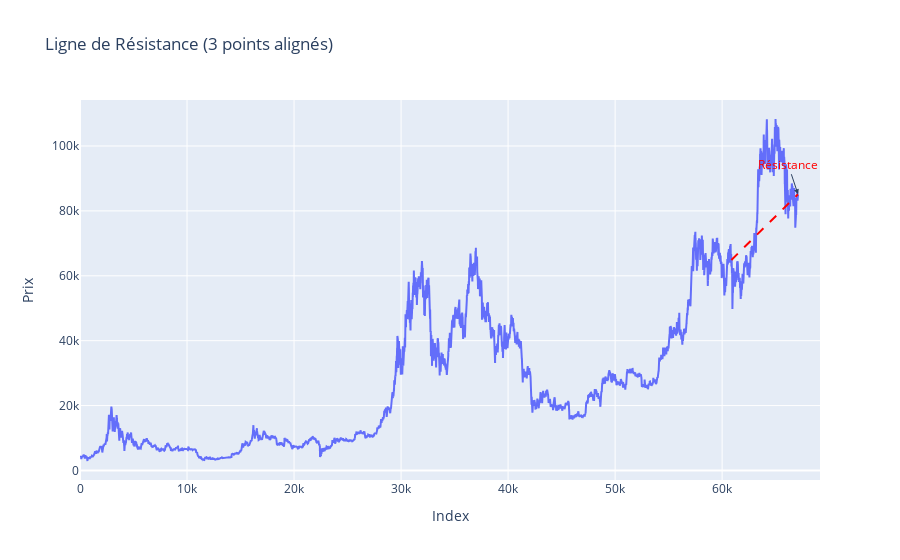

The notebook cell this image was saved under:
### Code cell
import pandas as pd
import numpy as np
import plotly.graph_objects as go
from scipy.signal import argrelextrema
from itertools import combinations

# price nigggg
np.random.seed(42)
prices = np.cumsum(np.random.randn(100)) + 100  # prix simulés

df = bench.copy()

# max_locaux
n = 5
max_idx = argrelextrema(df['close'].values, np.greater_equal, order=n)[0]
max_points = [(i, df['close'][i]) for i in max_idx]

# N most freqqq points
recent_max_points = sorted(max_points, key=lambda x: x[0], reverse=True)[:2000]


# Here we will checkkk if points are aligned with a  tol
def are_aligned(p1, p2, p3, tol=1.5):
    # Droite entre p1 et p3
    x1, y1 = p1
    x3, y3 = p3
    if x3 == x1:
        return False  # éviter div/0
    a = (y3 - y1) / (x3 - x1)
    b = y1 - a * x1
    # Vérifier l'écart du point 2
    x2, y2 = p2
    y2_est = a * x2 + b
    return abs(y2 - y2_est) <= tol

# Chercher les combinaisons alignées
lines = []
for combo in combinations(recent_max_points, 3):
    p1, p2, p3 = sorted(combo, key=lambda x: x[0])  # ordre temporel
    if are_aligned(p1, p2, p3):
        lines.append((p1, p3))  # draw betwenn firtst and last 
        print('ij')
        break  # firsrt match we stop

# Plot avec plotly
fig = go.Figure()
fig.add_trace(go.Scatter(y=df['close'], mode='lines', name='Prix'))

# Tracer la ligne de résistance
for (x1, y1), (x2, y2) in lines:
    fig.add_shape(
        type='line',
        x0=x1, y0=y1,
        x1=x2, y1=y2,
        line=dict(color='red', width=2, dash='dash'),
    )
    fig.add_annotation(x=x2, y=y2, text="Résistance", showarrow=True, arrowhead=2, font=dict(color="red"))

# Affichage
fig.update_layout(title="Ligne de Résistance (3 points alignés)", xaxis_title="Index", yaxis_title="Prix")
fig.show()

### Figure 1 — Plotly figure (JSON) as saved in the notebook; plotly's stock layout.template omitted (floating-point values rounded to 4 significant figures; data arrays with more than 128 entries replaced by an {"elided": "..."} marker saying what was removed)
{"data": [{"mode": "lines", "name": "Prix", "type": "scatter", "y": {"elided": "67091 float values"}}], "layout": {"annotations": [{"arrowhead": 2, "font": {"color": "red"}, "showarrow": true, "text": "Résistance", "x": 67088, "y": 85140}], "shapes": [{"line": {"color": "red", "dash": "dash", "width": 2}, "type": "line", "x0": 60864, "x1": 67088, "y0": 64880.0, "y1": 85140}], "title": {"text": "Ligne de Résistance (3 points alignés)"}, "xaxis": {"title": {"text": "Index"}}, "yaxis": {"title": {"text": "Prix"}}}}
